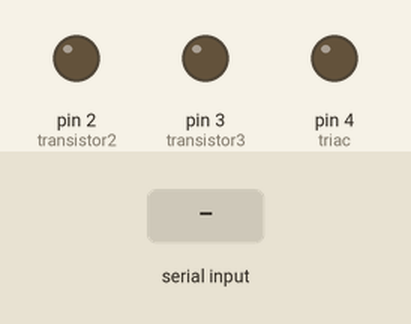
Bench run of a sketch on a simulated Arduino Uno, built with avr-gcc and run on an emulated ATmega328P. Parts: output pins drawn as LEDs (lit = HIGH). The test bench sets the inputs (shaded band). What the sketch prints to the serial monitor is not drawn.

Above: at 1.2 s.
1.3 s: "two-on\n" received over Serial
At 2.3 s:
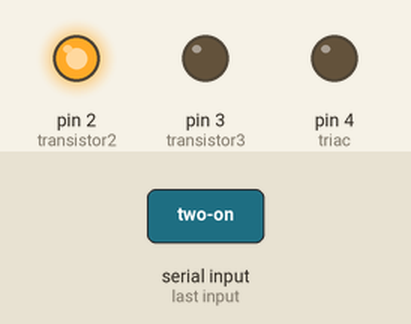
2.8 s: "three-on\n" received over Serial
At 3.6 s:
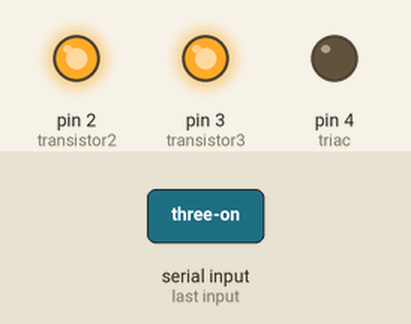
4.3 s: "four-on\n" received over Serial
At 4.7 s:
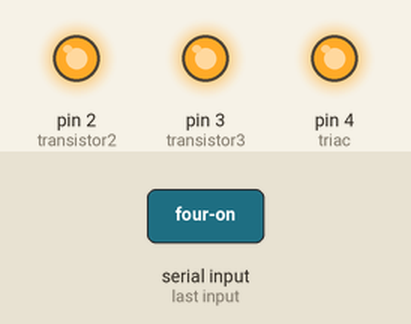
5.8 s: "two-off\n" received over Serial
At 7.0 s:
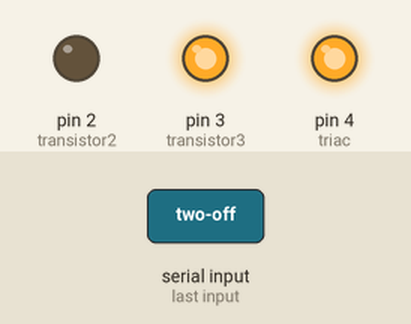
7.3 s: "three-off\n" received over Serial
At 8.2 s:
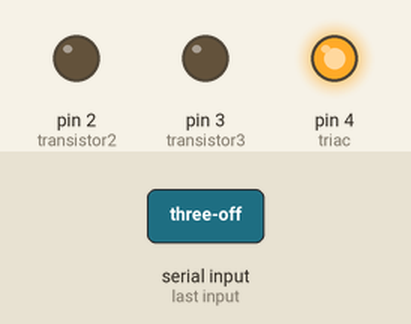
8.8 s: "two-on\n" received over Serial
At 9.3 s:
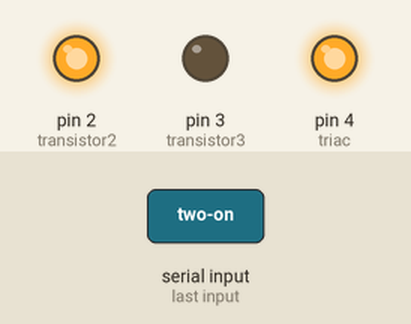
Timing chart, 0 to 11.3 s (numbered marks = the images above; inputs shaded):
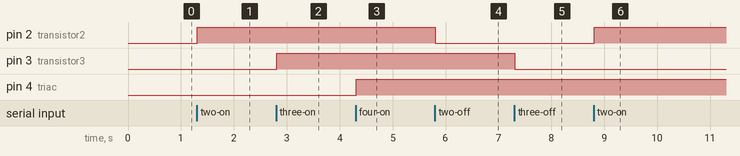

The sketch:

arduino-transistor-controller.ino
```cpp
int transistor1= 1;
int transistor2= 2;
int transistor3= 3;
int triac= 4;

String command;

void setup() {
  pinMode(transistor1,OUTPUT);
  pinMode(transistor2,OUTPUT);
  pinMode(transistor3,OUTPUT);
  pinMode(triac,OUTPUT);


  Serial.begin(9600);
  Serial.println("Plase inetert a number as char  [one-on,one-off] -  [two-on,two-off] - [three-on,three-off] - [four-on,four-off] : ");
}

void loop() {
   if(Serial.available()){
        command = Serial.readStringUntil('\n');

        if(command.equals("one-on")){
          digitalWrite(transistor1,HIGH);
        }else if(command.equals("two-on")){
          digitalWrite(transistor2,HIGH);
        }else if(command.equals("three-on")){
          digitalWrite(transistor3,HIGH);
        }else if(command.equals("four-on")){
          digitalWrite(triac,HIGH);
        }else if(command.equals("on-off")){
          digitalWrite(transistor1,LOW);
        }else if(command.equals("two-off")){
          digitalWrite(transistor2,LOW);
        }else if(command.equals("three-off")){
          digitalWrite(transistor3,LOW);
        }else if(command.equals(("four-off"))){
          digitalWrite(triac,LOW);
        }else{
          Serial.println("Invalid command");
        }
    }
}
```

Measured:
- after the input at 1.3 s, pin 2 (transistor2): LOW → HIGH at once
- after the input at 2.8 s, pin 3 (transistor3): LOW → HIGH at once
- after the input at 4.3 s, pin 4 (triac): LOW → HIGH at once
- after the input at 5.8 s, pin 2 (transistor2): HIGH → LOW at once
- after the input at 7.3 s, pin 3 (transistor3): HIGH → LOW at once
- after the input at 8.8 s, pin 2 (transistor2): LOW → HIGH at once
